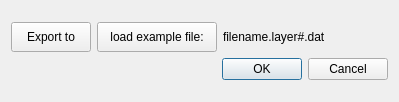
<?xml version="1.0" encoding="UTF-8"?>
<ui version="4.0">
 <class>batch</class>
 <widget class="QDialog" name="batch">
  <property name="geometry">
   <rect>
    <x>0</x>
    <y>0</y>
    <width>399</width>
    <height>102</height>
   </rect>
  </property>
  <property name="windowTitle">
   <string>Dialog</string>
  </property>
  <layout class="QGridLayout" name="gridLayout">
   <item row="0" column="0">
    <layout class="QVBoxLayout" name="verticalLayout">
     <item>
      <layout class="QHBoxLayout" name="horizontalLayout">
       <item>
        <widget class="QPushButton" name="export_PB">
         <property name="maximumSize">
          <size>
           <width>80</width>
           <height>30</height>
          </size>
         </property>
         <property name="text">
          <string>Export to</string>
         </property>
        </widget>
       </item>
       <item>
        <widget class="QPushButton" name="loadFile_PB">
         <property name="minimumSize">
          <size>
           <width>120</width>
           <height>30</height>
          </size>
         </property>
         <property name="maximumSize">
          <size>
           <width>120</width>
           <height>30</height>
          </size>
         </property>
         <property name="text">
          <string>load example file:</string>
         </property>
        </widget>
       </item>
       <item>
        <widget class="QLabel" name="fileName_PB">
         <property name="minimumSize">
          <size>
           <width>0</width>
           <height>30</height>
          </size>
         </property>
         <property name="maximumSize">
          <size>
           <width>16777215</width>
           <height>30</height>
          </size>
         </property>
         <property name="text">
          <string>filename.layer#.dat</string>
         </property>
        </widget>
       </item>
      </layout>
     </item>
     <item>
      <widget class="QDialogButtonBox" name="buttonBox">
       <property name="orientation">
        <enum>Qt::Horizontal</enum>
       </property>
       <property name="standardButtons">
        <set>QDialogButtonBox::Cancel|QDialogButtonBox::Ok</set>
       </property>
      </widget>
     </item>
    </layout>
   </item>
  </layout>
 </widget>
 <resources/>
 <connections>
  <connection>
   <sender>buttonBox</sender>
   <signal>accepted()</signal>
   <receiver>batch</receiver>
   <slot>accept()</slot>
   <hints>
    <hint type="sourcelabel">
     <x>248</x>
     <y>254</y>
    </hint>
    <hint type="destinationlabel">
     <x>157</x>
     <y>274</y>
    </hint>
   </hints>
  </connection>
  <connection>
   <sender>buttonBox</sender>
   <signal>rejected()</signal>
   <receiver>batch</receiver>
   <slot>reject()</slot>
   <hints>
    <hint type="sourcelabel">
     <x>316</x>
     <y>260</y>
    </hint>
    <hint type="destinationlabel">
     <x>286</x>
     <y>274</y>
    </hint>
   </hints>
  </connection>
 </connections>
</ui>
